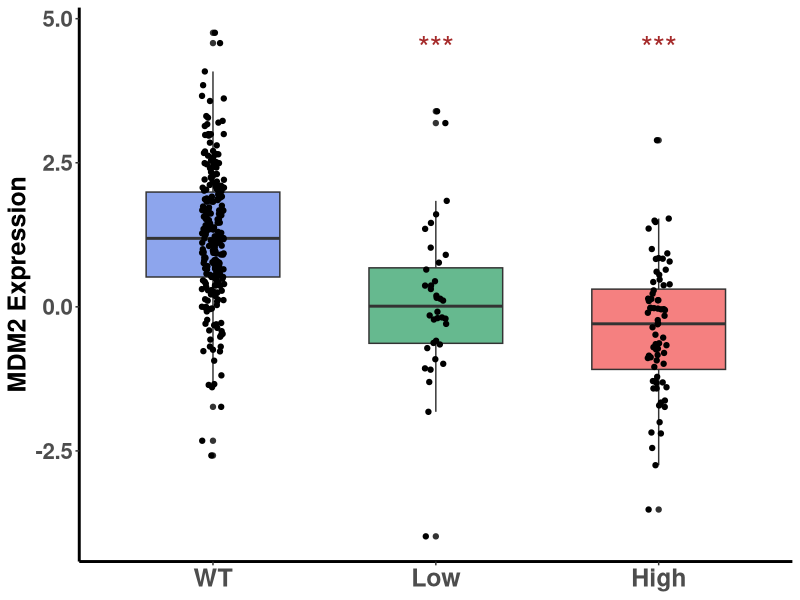
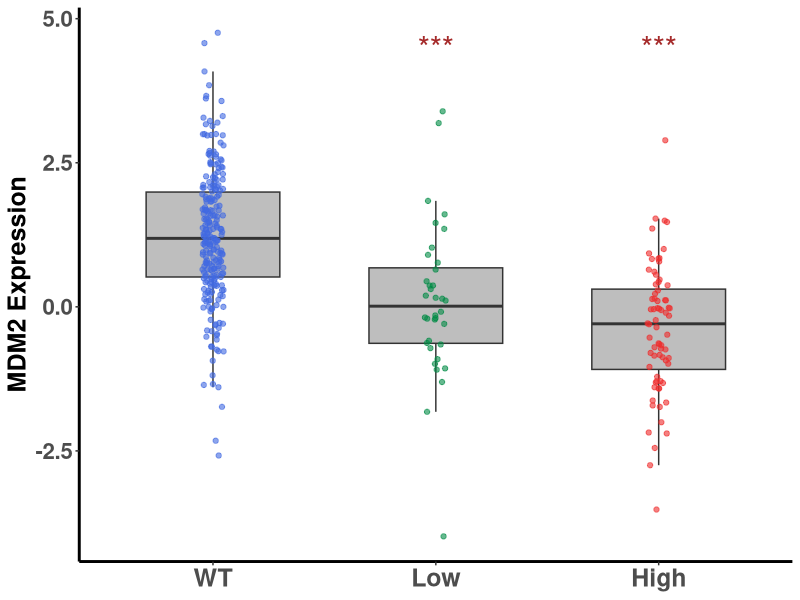

Recreate these plots in R, in order.
#Load appropriate packages
library(readxl)
library(RColorBrewer)
library(tidyverse)
library(reshape2)

#Set working directory 
setwd("/Users/pettya/Desktop/R Analysis")

#Create new TCGA patient table with MDM2 expression data
##Read in excel file with all TCGA patient data
endometrial <- read_xlsx("Final TCGA with p53 and RT annotation - R.xlsx", 1)

##Read in text file with TCGA patient MDM2 expression data and only keep patient ids and MDM2 expression
MDM2 <- read.delim("MDM2__mRNA_expression_z-scores_relative_to_normal_samples_(log_RNA_Seq_V2_RSEM).txt", header = TRUE, sep = "\t")
MDM2 <- MDM2[,c(2,4)]

##Merge full TCGA table with MDM2 expression table
endometrial_MDM2 <- merge(endometrial, MDM2, by= "Patient.ID")
names(endometrial_MDM2)[52] <- "MDM2_Expression"

##Create categorical VAF column from Allelic Frequency data and convert to ordered factor
endometrial_MDM2$VAF[endometrial_MDM2$Allele.Freq..T. <= 0.5] <- "Low"
endometrial_MDM2$VAF[endometrial_MDM2$Allele.Freq..T. > 0.5] <- "High"
endometrial_MDM2$VAF[endometrial_MDM2$`P53 Mut` == 0] <- "WT"
endometrial_MDM2$VAF <- factor(endometrial_MDM2$VAF, levels = c("WT", "Low", "High"))



#One-way ANOVA and Tukey's Multiple Comparisons stats on MDM2 expression versus VAF
MDM2_VAF <- aov(MDM2_Expression ~ VAF, endometrial_MDM2)
MDM2_MC <- TukeyHSD(MDM2_VAF)
summary(MDM2_VAF)
MDM2_MC



#Boxplot of MDM2 expression versus TP53 VAF (Figure 4E)
##Create colored boxplot with black dots
qb <- ggplot(endometrial_MDM2,  aes(x= VAF, y= MDM2_Expression)) + theme_classic() +
  labs(x= NULL, y= "MDM2 Expression") + theme(axis.title.y = element_text(size= 18, face= "bold")) + 
  theme(axis.text.x = element_text(size = 18, face= "bold"), axis.text.y = element_text(size = 16, face= "bold")) +
  theme(panel.grid.minor.y = element_blank(), legend.position = "none", axis.line = element_line(size= 1))
qb <- qb + geom_boxplot(aes(fill= VAF), width= 0.6) + 
      geom_jitter(width= 0.05) + scale_fill_manual(values= alpha(c("royalblue", "springgreen4", "firebrick2"), 0.6))

##Add significance stars to bars
qb <- qb + annotate("text", x= 2:3, y= 4.5, label= "***", size= 8, colour= "brown")  

##Print graph as jpeg file
jpeg("VAF vs MDM2 expression boxplot, box color.jpeg", width= 720, height= 720, units= "px", res= 150)
print(qb)

dev.off()

##Create gray boxplot with colored dots
qb <- ggplot(endometrial_MDM2,  aes(x= VAF, y= MDM2_Expression)) + theme_classic() +
  labs(x= NULL, y= "MDM2 Expression") + theme(axis.title.y = element_text(size= 18, face= "bold")) + 
  theme(axis.text.x = element_text(size = 18, face= "bold"), axis.text.y = element_text(size = 16, face= "bold")) +
  theme(panel.grid.minor.y = element_blank(), legend.position = "none", axis.line = element_line(size= 1))
qb <- qb + geom_boxplot(fill= "grey", width= 0.6, outlier.shape = NA) + 
  geom_jitter(aes(color= VAF), width= 0.05) + scale_color_manual(values= alpha(c("royalblue", "springgreen4", "firebrick2"), 0.6))
qb <- qb + annotate("text", x= 2:3, y= 4.5, label= "***", size= 8, colour= "brown")  

##Print graph as jpeg file
jpeg("VAF vs MDM2 expression boxplot, point color.jpeg", width= 720, height= 720, units= "px", res= 150)
print(qb)

dev.off()
